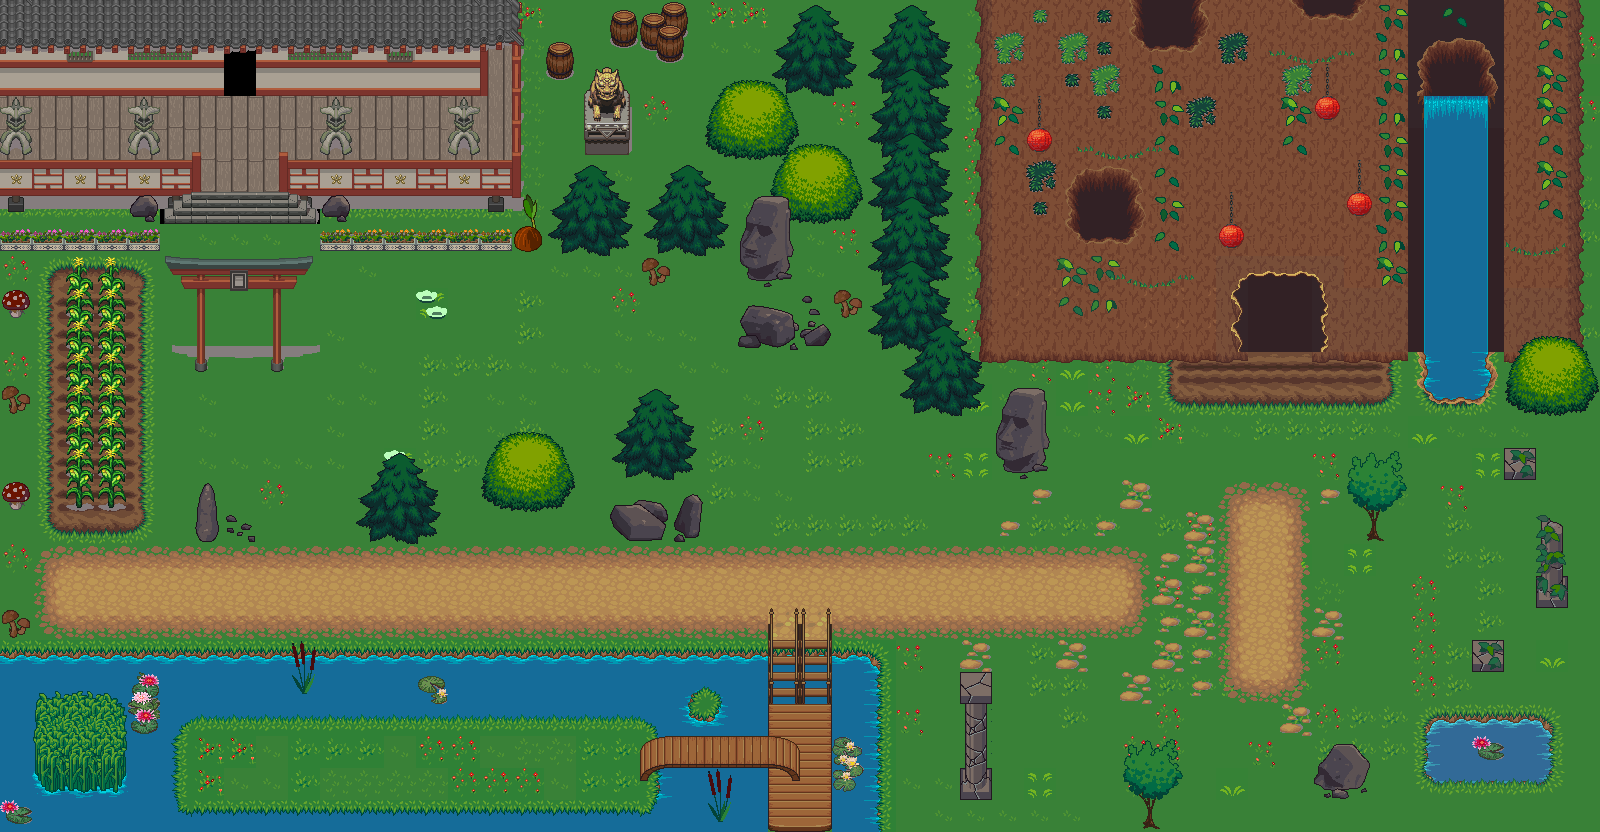

Tiled map render using the project's own tile images. Description and the map definition, with tile-layer contents summarised, below:
An orthogonal 50x26 tile map with 32x32 px tiles, 3 tile layers (background, underlay, overlay) and 87 objects.

<map version="1.5" tiledversion="1.7.2" orientation="orthogonal" renderorder="right-down" width="50" height="26" tilewidth="32" tileheight="32" infinite="0" nextlayerid="11" nextobjectid="96">
 <tileset firstgid="1" source="exteriors1.tsx" />
 <layer id="2" name="background" width="50" height="26">
  <data>[1300 cells, 1273 non-empty, 46 distinct tile ids]</data>
 </layer>
 <layer id="3" name="underlay" width="50" height="26">
  <data>[1300 cells, 741 non-empty, 191 distinct tile ids]</data>
 </layer>
 <layer id="4" name="overlay" width="50" height="26">
  <data>[1300 cells, 232 non-empty, 78 distinct tile ids]</data>
 </layer>
 <objectgroup id="5" name="obstacles">
  <object id="1" x="864" y="-0.666667" width="127.333" height="322.667" />
  <object id="2" x="970" y="-0.666667" width="260.667" height="354.667" />
  <object id="3" x="1207.33" y="-1.33333" width="142" height="311.333" />
  <object id="5" x="1329.33" y="-1.33333" width="271.333" height="356" />
  <object id="6" x="1413.33" y="354" width="85.3333" height="55.3333" />
  <object id="7" x="1486.67" y="342" width="118.667" height="44.6667" />
  <object id="8" x="1504" y="448" width="31.3333" height="30.6667" />
  <object id="9" x="1535.33" y="566.667" width="32.6667" height="24" />
  <object id="10" x="1471.33" y="640" width="31.3333" height="32" />
  <object id="11" x="1359.33" y="502.667" width="28" height="19.3333" />
  <object id="12" x="1418.67" y="709.333" width="136.667" height="84.6667" />
  <object id="13" x="1316" y="758.667" width="53.3333" height="18" />
  <object id="14" x="1134" y="793.667" width="32" height="47.6666" />
  <object id="15" x="960" y="750.667" width="32" height="29.3333" />
  <object id="16" x="994.667" y="434" width="56.6667" height="23.3333" />
  <object id="17" x="903.333" y="281.333" width="85.3333" height="110.667" />
  <object id="18" x="739.333" y="179.333" width="55.3333" height="84.6667" />
  <object id="19" x="738" y="312" width="59.3333" height="20.6667" />
  <object id="20" x="320.667" y="226" width="223.333" height="25.3333" />
  <object id="21" x="519.333" y="181.333" width="242" height="48" />
  <object id="22" x="748" y="178" width="157.333" height="33.3333" />
  <object id="23" x="617.333" y="434" width="74.6667" height="26" />
  <object id="24" x="483.333" y="464" width="93.3333" height="30" />
  <object id="25" x="359.333" y="498" width="76" height="26" />
  <object id="26" x="607.333" y="505.333" width="96" height="16" />
  <object id="28" x="196" y="499.333" width="22" height="20" />
  <object id="29" x="-0.666667" y="226.667" width="160.667" height="22.6667" />
  <object id="30" x="194" y="342" width="18" height="17.3333" />
  <object id="31" x="264.667" y="342" width="19.3333" height="15.3333" />
  <object id="33" x="63.3333" y="237.333" width="62.6667" height="250" />
  <object id="34" x="126" y="191.333" width="32.6667" height="46" />
  <object id="35" x="318" y="187.333" width="33.3333" height="53.3333" />
  <object id="36" x="321.333" y="126.667" width="29.3333" height="12.6667" />
  <object id="37" x="450" y="125.333" width="28" height="12.6667" />
  <object id="38" x="130" y="123.333" width="28.6667" height="12.6667" />
  <object id="39" x="-8" y="122" width="38" height="14.6667" />
  <object id="40" x="-32.6667" y="-0.666667" width="32" height="832.667" />
  <object id="41" x="-8" y="35.3333" width="586" height="34" />
  <object id="42" x="510" y="48.6667" width="36" height="151.333" />
  <object id="43" x="278.667" y="179.333" width="240.667" height="14" />
  <object id="44" x="-0.666667" y="178.667" width="201.333" height="12.6667" />
  <object id="45" x="-2.66667" y="644.667" width="771" height="74.3333" />
  <object id="46" x="156" y="716" width="28" height="117" />
  <object id="47" x="168" y="806" width="601" height="24" />
  <object id="48" x="831" y="647" width="52" height="185" />
  <object id="49" x="654" y="717" width="114" height="8.33333" />
  <object id="50" x="655" y="767" width="114" height="44" />
  <object id="51" x="725" y="831.667" width="879" height="27.3333" />
  <object id="52" x="1600" y="366.667" width="26" height="471.333" />
  <object id="79" x="168.5" y="715" width="55.5" height="53.5" />
  <object id="81" x="63.3333" y="37.3333" width="32" height="90" />
  <object id="83" x="415.333" y="256" width="33.3333" height="32" />
  <object id="85" x="639.333" y="287.333" width="34" height="32.6667" />
  <object id="87" x="479.333" y="606" width="30.6667" height="48" />
  <object id="89" x="1248" y="768" width="32.6667" height="34" />
  <object id="91" x="800" y="798" width="50.6667" height="50" />
 </objectgroup>
 <objectgroup id="6" name="items">
  <object id="92" x="223.667" y="383.667" width="32" height="32.6667">
   <properties>
    <property name="item_col" type="int" value="7" />
    <property name="item_id" value="1" />
    <property name="item_qty" type="int" value="1" />
    <property name="item_row" type="int" value="12" />
   </properties>
  </object>
  <object id="93" x="1141.33" y="762.333" width="53.6667" height="45.3333">
   <properties>
    <property name="item_col" type="int" value="36" />
    <property name="item_id" value="2" />
    <property name="item_qty" type="int" value="1" />
    <property name="item_row" type="int" value="24" />
   </properties>
  </object>
 </objectgroup>
 <objectgroup id="7" name="doors">
  <object id="53" x="1224" y="304.667" width="112.667" height="18.6667">
   <properties>
    <property name="col" type="int" value="19" />
    <property name="map_name" value="main_island_lounge" />
    <property name="row" type="int" value="21" />
   </properties>
  </object>
  <object id="95" x="229.333" y="63.3333" width="20" height="14">
   <properties>
    <property name="col" type="int" value="9" />
    <property name="map_name" value="main_island_temple_1" />
    <property name="row" type="int" value="14" />
   </properties>
  </object>
 </objectgroup>
 <objectgroup id="8" name="npcs">
  <object id="78" x="172" y="716.5" width="83.5" height="83">
   <properties>
    <property name="npc_col" type="int" value="6" />
    <property name="npc_id" value="0" />
    <property name="npc_row" type="int" value="23" />
    <property name="speech_id" value="0" />
   </properties>
  </object>
  <object id="80" x="51.3333" y="75.3333" width="77.3333" height="97.3333">
   <properties>
    <property name="npc_col" type="int" value="2" />
    <property name="npc_id" value="1" />
    <property name="npc_row" type="int" value="3" />
    <property name="speech_id" value="1" />
   </properties>
  </object>
  <object id="82" x="382.667" y="241.333" width="98.6667" height="78">
   <properties>
    <property name="npc_col" type="int" value="13" />
    <property name="npc_id" value="2" />
    <property name="npc_row" type="int" value="8" />
    <property name="speech_id" value="2" />
   </properties>
  </object>
  <object id="84" x="607.333" y="254.667" width="99.3333" height="96">
   <properties>
    <property name="npc_col" type="int" value="20" />
    <property name="npc_id" value="3" />
    <property name="npc_row" type="int" value="9" />
    <property name="speech_id" value="3" />
   </properties>
  </object>
  <object id="86" x="448" y="576.667" width="96.6667" height="68">
   <properties>
    <property name="npc_col" type="int" value="15" />
    <property name="npc_id" value="4" />
    <property name="npc_row" type="int" value="19" />
    <property name="speech_id" value="4" />
   </properties>
  </object>
  </objectgroup>
 <objectgroup id="9" name="animated_tiles">
  <!-- 20 objects omitted --></objectgroup>
 <objectgroup id="10" name="games" />
</map>
<!-- 22 of 87 objects omitted -->
